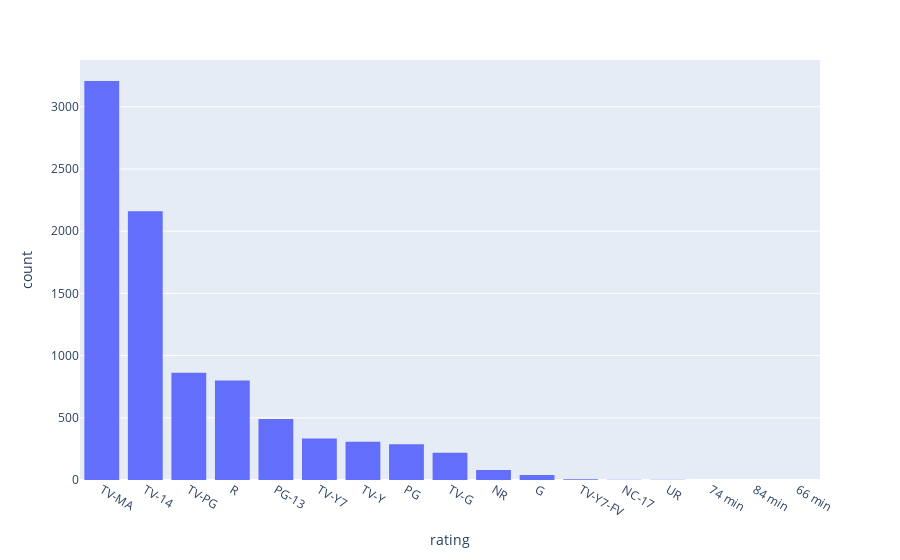

The notebook cell this image was saved under:
### Code cell
df['rating'].unique()

px.histogram(df, 'rating').update_xaxes(categoryorder='total descending')

### Figure 1 — Plotly figure (JSON) as saved in the notebook; plotly's stock layout.template omitted (floating-point values rounded to 4 significant figures; data arrays with more than 128 entries replaced by an {"elided": "..."} marker saying what was removed)
{"data": [{"alignmentgroup": "True", "bingroup": "x", "hovertemplate": "rating=%{x}<br>count=%{y}<extra></extra>", "legendgroup": "", "marker": {"color": "#636efa", "pattern": {"shape": ""}}, "name": "", "offsetgroup": "", "orientation": "v", "showlegend": false, "type": "histogram", "x": {"elided": "8807 str values"}, "xaxis": "x", "yaxis": "y"}], "layout": {"barmode": "relative", "legend": {"tracegroupgap": 0}, "margin": {"t": 60}, "xaxis": {"anchor": "y", "categoryorder": "total descending", "domain": [0, 1], "title": {"text": "rating"}}, "yaxis": {"anchor": "x", "domain": [0, 1], "title": {"text": "count"}}}}
